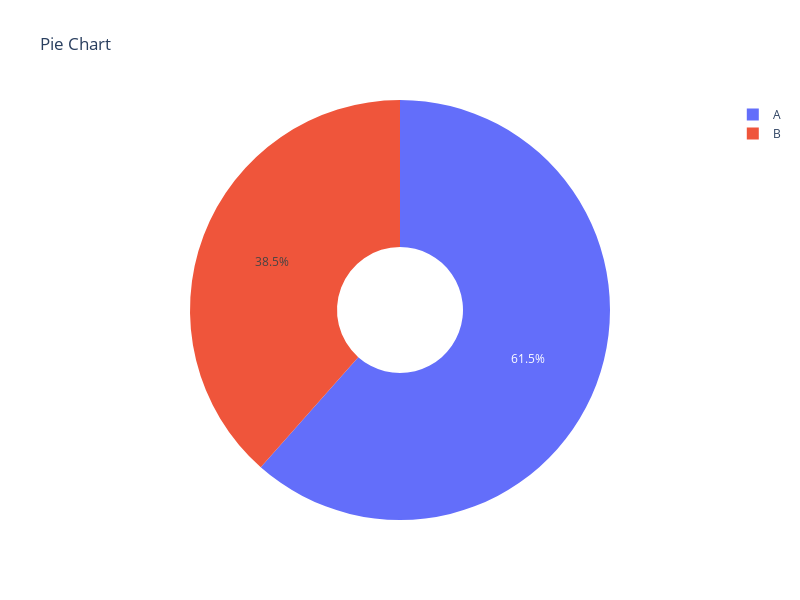

Notebook code cell kept with this figure:
### Markdown cell above
### <a id='toc1_1_8_'></a>[Pie chart (`px.pie`):](#toc0_)

### Code cell
fig7 = px.pie(
    data,  # DataFrame or array-like: Input data
    values='value',  # str or int: Column name or index to be used for values
    names='category',  # str or int: Column name or index to be used for slice labels
    color='category',  # str or int: Column name or index to be used for color
    hole=0.3,  # float: Specifies the size of the center hole as a fraction of the radius
    hover_data=['value'],  # list, array-like: Additional columns to display in the hover tooltip
    title='Pie Chart',  # str: Title of the plot
    template='plotly_white',  # str: Plotly template name or Plotly.js template object
    width=800,  # int: Width of the plot in pixels
    height=600  # int: Height of the plot in pixels
)
fig7.show()

### Figure 1 — Plotly figure (JSON) as saved in the notebook; plotly's stock layout.template omitted (floating-point values rounded to 4 significant figures)
{"data": [{"customdata": [[5, "A"], [7, "B"], [9, "A"], [3, "B"], [2, "A"]], "domain": {"x": [0, 1], "y": [0, 1]}, "hole": 0.3, "hovertemplate": "category=%{customdata[1]}<br>value=%{customdata[0]}<extra></extra>", "labels": ["A", "B", "A", "B", "A"], "legendgroup": "", "marker": {"colors": ["#636efa", "#EF553B", "#636efa", "#EF553B", "#636efa"]}, "name": "", "showlegend": true, "type": "pie", "values": [5, 7, 9, 3, 2]}], "layout": {"height": 600, "legend": {"tracegroupgap": 0}, "title": {"text": "Pie Chart"}, "width": 800}}
